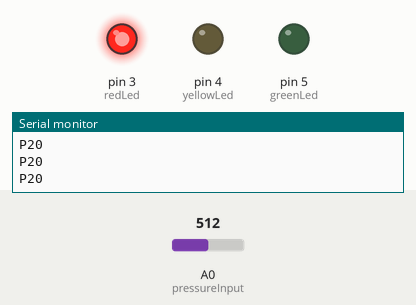
Recording of a sketch running on a simulated Arduino Uno, built with avr-gcc and run on an emulated ATmega328P. Parts: output pins drawn as LEDs (lit = HIGH), the last lines printed to the serial monitor. The inputs (shaded band) are chosen by the test bench; at power-on: A0 (pressureInput) = 512.

Above: at 1.2 s.
1.3 s: A0 (pressureInput) set to 230
2.9 s: A0 (pressureInput) set to 201
At 3.6 s:
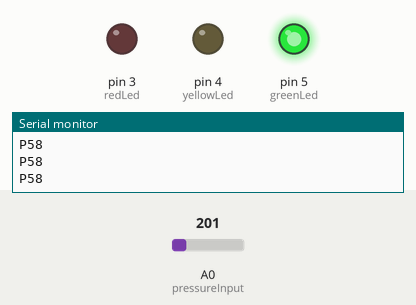
4.6 s: A0 (pressureInput) set to 122
At 5.6 s:
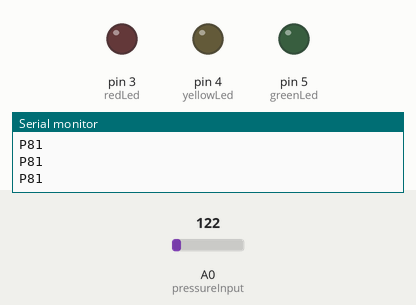
Timing chart, 0 to 7.6 s (numbered marks = the images above; inputs shaded):
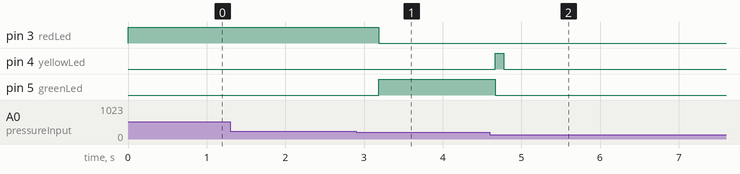

The sketch:

RCP_sketch.ino.ino
```cpp
#include <SoftwareSerial.h>

SoftwareSerial ble(10, 11);

boolean buttonState = false;
boolean lastButtonState = false;
boolean almost = false;
int BPM = 0;
float bpmCount;
float rcpCount = 0;
double distanceCM;
int timeSec, timeRCP, BPM_1;
float totalTime;
unsigned long timeBegin, timeEnd;
unsigned long tiempo;
unsigned long lastFreqTime = 0;

const int pressureInput = A0;
const int redLed = 3;
const int yellowLed = 4;
const int greenLed = 5;

void setup() {
  Serial.begin(9600);
  ble.begin(9600);
  pinMode(pressureInput,INPUT);
  pinMode(redLed,OUTPUT);
  pinMode(greenLed,OUTPUT);
  pinMode(yellowLed,OUTPUT);
}

void useless();
void correct();
void excessive();
void insufficient();
double distance(int n);
double movingAverage(double value);

void loop();

void useless() {
  digitalWrite(redLed,LOW);
  digitalWrite(greenLed,LOW);
  digitalWrite(yellowLed,LOW);
}

void correct() {
  digitalWrite(redLed,LOW);
  digitalWrite(greenLed,HIGH);
  digitalWrite(yellowLed,LOW);
}

void excessive() {
  digitalWrite(redLed,HIGH);
  digitalWrite(greenLed,LOW);
  digitalWrite(yellowLed,LOW);
}

void insufficient() {
  digitalWrite(redLed,LOW);
  digitalWrite(greenLed,LOW);
  digitalWrite(yellowLed,HIGH);
}

double distance(int n) {
  long sum = 0;
  for(int i = 0; i < n; i++) {
    sum = sum + analogRead(pressureInput);
  }
  double adc = sum/n;
  double distanceCM = 21863.12*pow(adc,-1.55);
  if(distanceCM > 11.5) {
    return(11.5);
  }
  else if(distanceCM < 2) {
    return(2.0);
  }
  return(distanceCM);
}

double movingAverage(double value) {
  const long bufferSize = 5;
  static double buffer[bufferSize] = {0};
  static long inputIndex = 1;
  static long outIndex = inputIndex+1;
  static double sum = 0;
  buffer[inputIndex] = value;
  sum = sum+buffer[inputIndex]-buffer[outIndex];
  inputIndex == (bufferSize-1) ? inputIndex = 0 : inputIndex++;
  outIndex == (bufferSize-1) ? outIndex = 0 : outIndex++;
  return sum/(bufferSize-1);
}

void loop() {
  // Esta es la parte de medicion de la presion
  //tiempo = millis();
  distanceCM = distance(20);
  distanceCM = movingAverage(distanceCM);
  if(distanceCM > 7)  {
    almost = true;
  }
  if(distanceCM <= 7 && almost) {
    buttonState = !buttonState;
  }
  if(buttonState != lastButtonState) {
    if(buttonState == LOW) {
      rcpCount++;
      if(rcpCount == 1){
        timeBegin = millis();
      }
    }
  }
  if(rcpCount == 7) {
    rcpCount = 0;
    timeEnd = millis();
    totalTime = (timeEnd-timeBegin)/1000;
    bpmCount = (30.0/totalTime);
    BPM = int(bpmCount*20.0)/5; //uso factores de correccion
    Serial.flush();
    Serial.print("B");
    Serial.println(BPM);
    String infoB = "B" + String(BPM);
    ble.flush();
    ble.print(infoB);
    delay(50);
  }
  lastButtonState = buttonState;
  if(distanceCM >= 6.38 && distanceCM <= 8) {
    insufficient();
  }
  else if(distanceCM >= 5.42 && distanceCM < 6.38) {
    correct();
  }
  else if(distanceCM < 5.42) {
    excessive();
  }
  else {
    useless();
  }
  int distance = int(10*distanceCM);
  if (distance > 82) {
    distance = 81;
  }
  Serial.print("P");
  Serial.println(distance);
  String infoP = "P" + String(distance);
  ble.flush();
  ble.print(infoP);
  delay(100);
}
```

Measured:
- the behaviour switches between 212 and 211 on A0 (pressureInput) (found by bisection; images 0 and 1)
- after the input at 2.9 s, pin 3 (redLed): HIGH → LOW after 0.28 s; pin 5 (greenLed): LOW → HIGH after 0.28 s
- after the input at 4.6 s, pin 4 (yellowLed): LOW → HIGH after 0.07 s, → LOW 0.11 s later; pin 5 (greenLed): HIGH → LOW after 0.07 s
